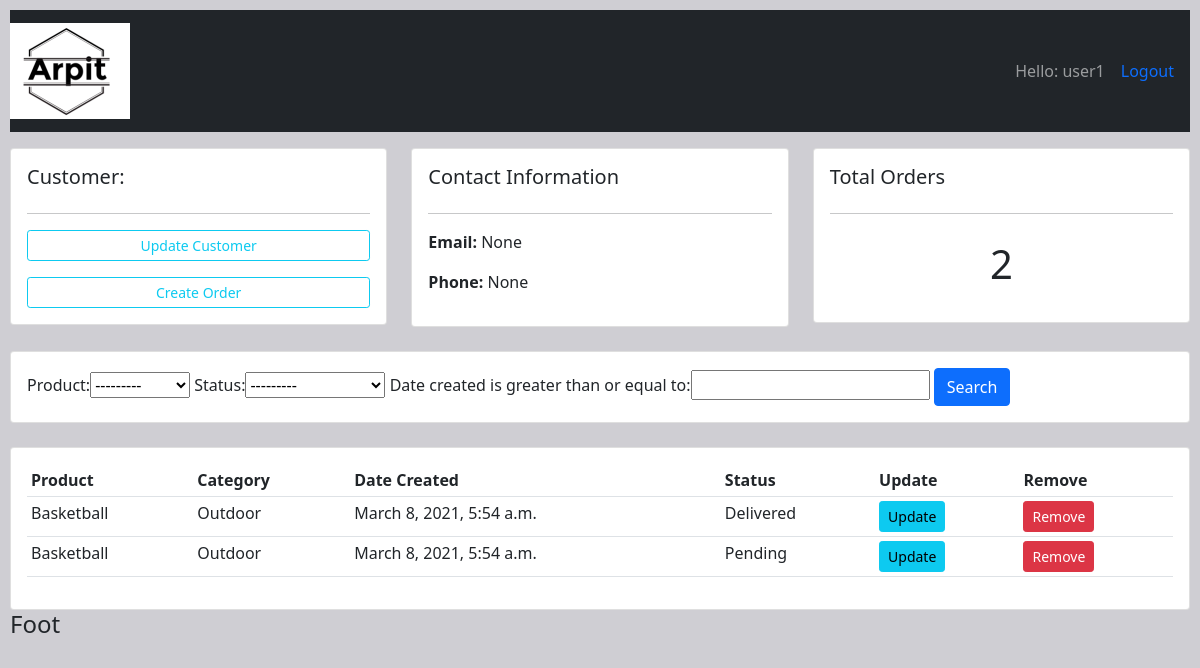
The app's page /customer/5 (signed in), older data.
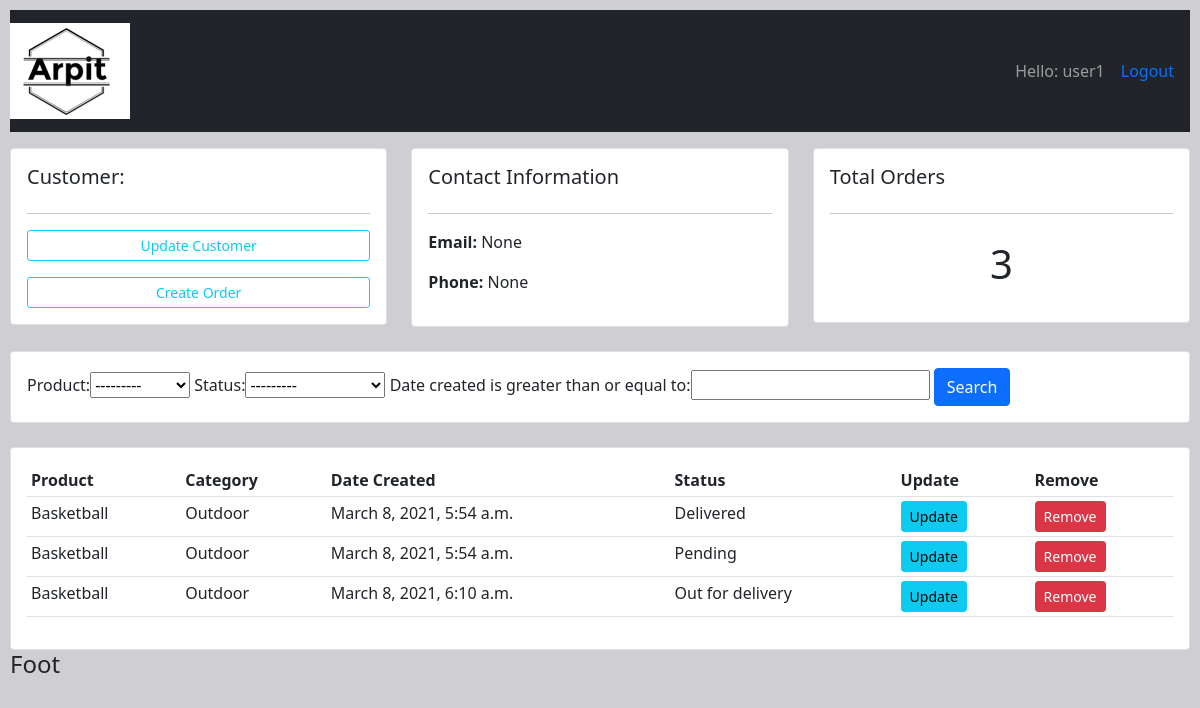
The same page, newer data.
### crm1/models.py (models this page shows, shortened)
class Order(models.Model):
    STATUS = (
        ('Pending', 'Pending'),
        ('Out for delivery', 'Out for delivery'),
        ('Delivered', 'Delivered'),
    )
    customer = models.ForeignKey(
        Customer, null=True, on_delete=models.SET_NULL)
    product = models.ForeignKey(Product, null=True, on_delete=models.SET_NULL)
    date_created = models.DateTimeField(auto_now_add=True, null=True)
    status = models.CharField(max_length=200, choices=STATUS)

class Product(models.Model):
    CATEGORY = (
        ('Indoor', 'Indoor'),
        ('Outdoor', 'Outdoor'),
    )
    name = models.CharField(max_length=250, null=True)
    price = models.FloatField(null=True)
    category = models.CharField(max_length=250, null=True, choices=CATEGORY)
    description = models.CharField(max_length=200, null=True, blank=True
                                   )
    date_created = models.DateTimeField(auto_now_add=True, null=True)
    tags = models.ManyToManyField(Tag)
    def __str__(self):
        return self.name

### crm1/views.py (the view)
# urls.py: re_path('customer/(?P<pk>\d+)$', views.customer, name='customer'),
@login_required(login_url='login')
def customer(request, pk):
    req_customer = Customer.objects.get(id=pk)
    order = req_customer.order_set.all()
    orderfilter = OrderFilter(request.GET, queryset=order)
    order = orderfilter.qs
    total_count = order.count()
    context = {"customer": req_customer, "order": order, "count": total_count,
               "orderfilter": orderfilter}
    return render(request, 'crm1/customer.html', context)

### crm1/templates/crm1/customer.html (shortened to what this page needs)
{% extends 'crm1/base.html' %}
{% block content %}
<div class="row">
	<div class="col-md">
		<div class="card card-body">
			<h5>Customer:</h5>
			<hr>
			<a class="btn btn-outline-info  btn-sm btn-block" href="{% url 'account_setting' %}">Update Customer</a>
			<a class="btn btn-outline-info  btn-sm btn-block" href="{% url 'create_order' customer.id%}">Create Order</a>
		</div>
	</div>
	<div class="col-md">
		<div class="card card-body">
			<h5>Contact Information</h5>
			<hr>
			<p> <b>Email:</b> {{customer.email}} </p>
			<p> <b>Phone:</b> {{customer.phone}} </p>
		</div>
	</div>
	<div class="col-md">
		<div class="card card-body">
			<h5>Total Orders</h5>
			<hr>
			<h1 style="text-align: center;padding: 10px">{{count}}</h1>
		</div>
	</div>
</div>
<br>
<div class="row">
	<div class="col">
		<div class="card card-body">
			<form method="get">
				{{orderfilter.form}}
				<button class="btn btn-primary" type="submit">Search</button>
			</form>
		</div>
	</div>
</div>
<br>
<div class="row">
	<div class="col-md">
		<div class="card card-body">
			<table class="table table-sm">
				<tr>
					<th>Product</th>
					<th>Category</th>
					<th>Date Created</th>
					<th>Status</th>
					<th>Update</th>
					<th>Remove</th>
				</tr>
				{% for orders in order %}
				<tr>
					<td>{{orders.product.name}}</td>
					<td>{{orders.product.category}}</td>
					<td>{{orders.date_created}}</td>
					<td>{{orders.status}}</td>
					<td><a href="{% url 'update_order' orders.id %}" class="btn btn-sm btn-info">Update</a></td>
					<td><a href="{% url 'delete_order' orders.id %}" class="btn btn-sm btn-danger">Remove</a></td>
				</tr>
				{% endfor %}
			</table>
		</div>
	</div>
</div>
{% endblock %}

Row changes from the older to the newer data that the page shows:
now on this page (row edited): Order: product.name "Basketball", product.category "Outdoor", date_created "March 8, 2021, 6:10 a.m.", status "Out for delivery"
Text that changed along with them:
{{ count }}: "2" → "3"
